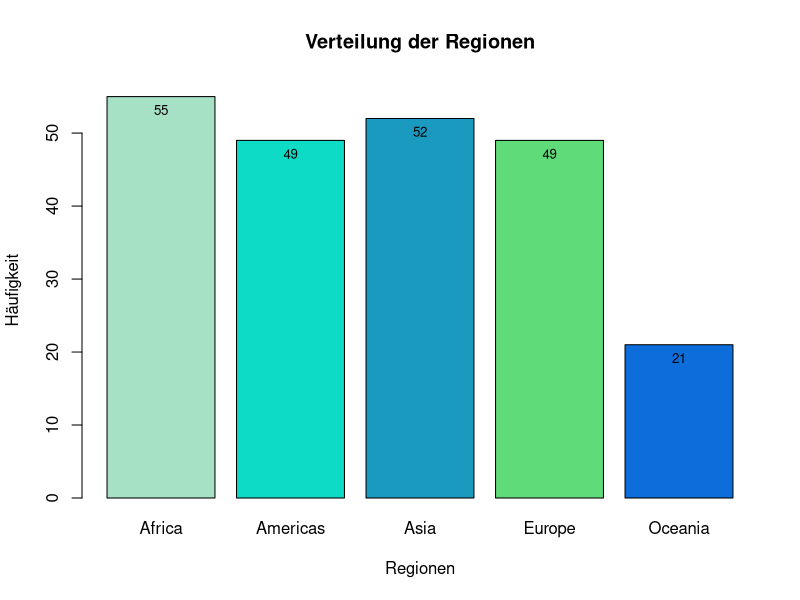
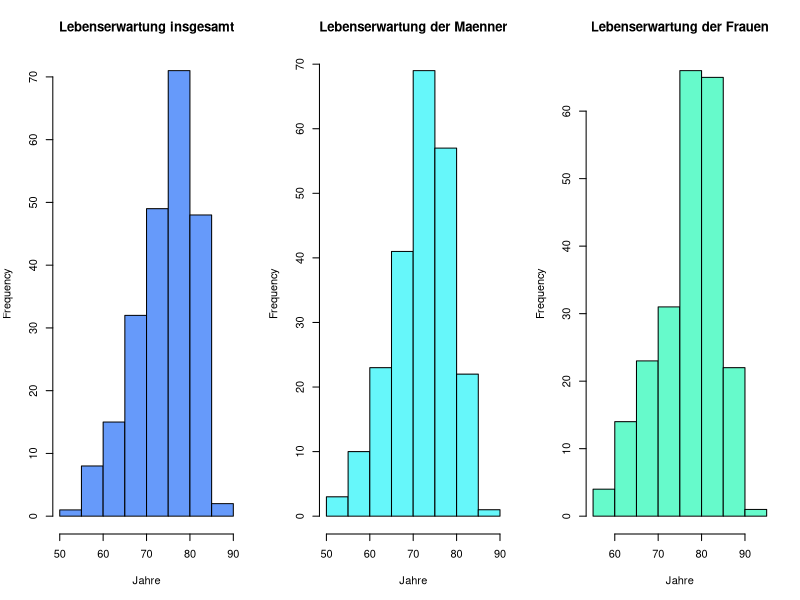
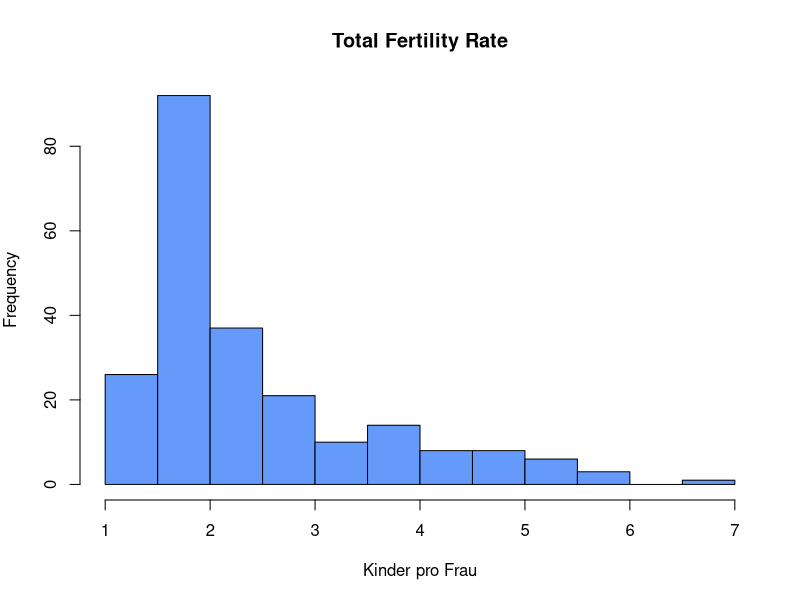
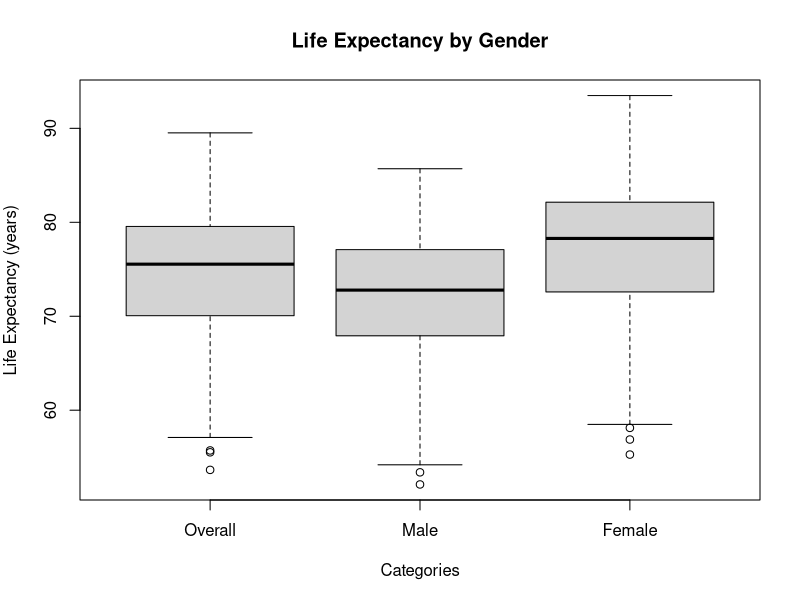
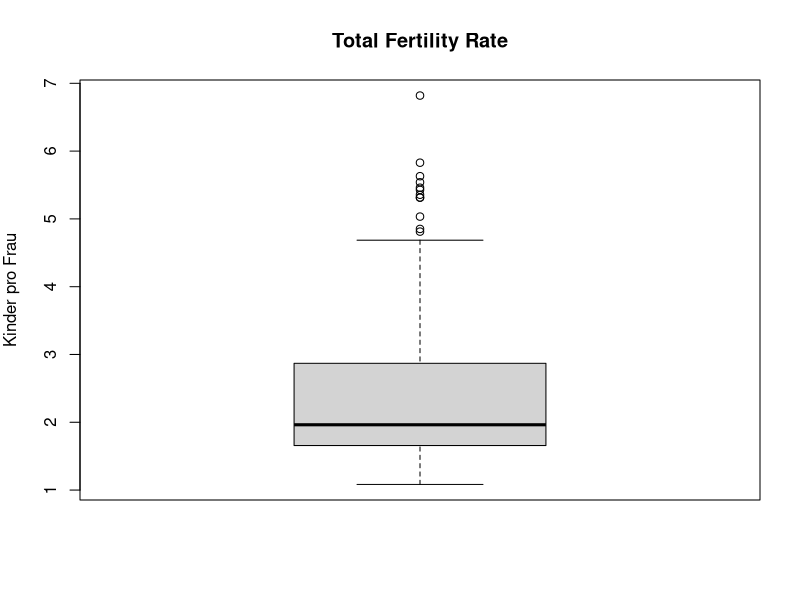
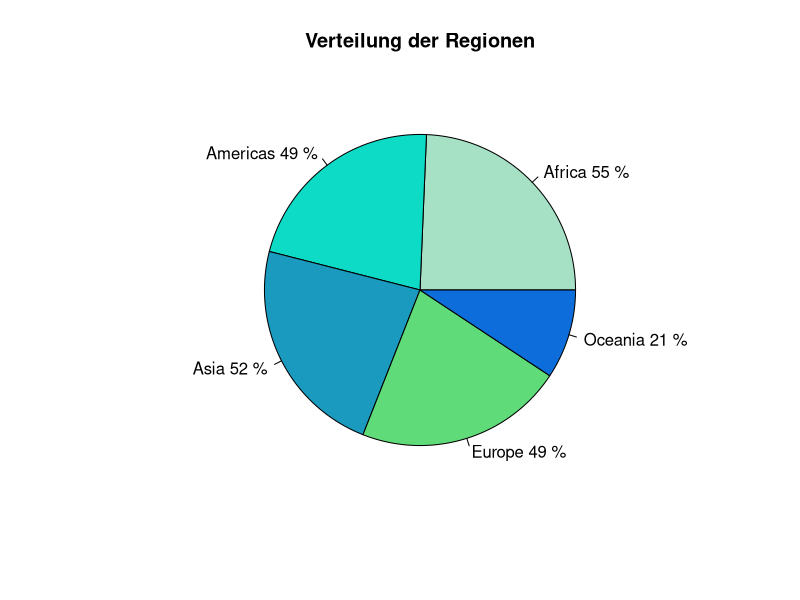
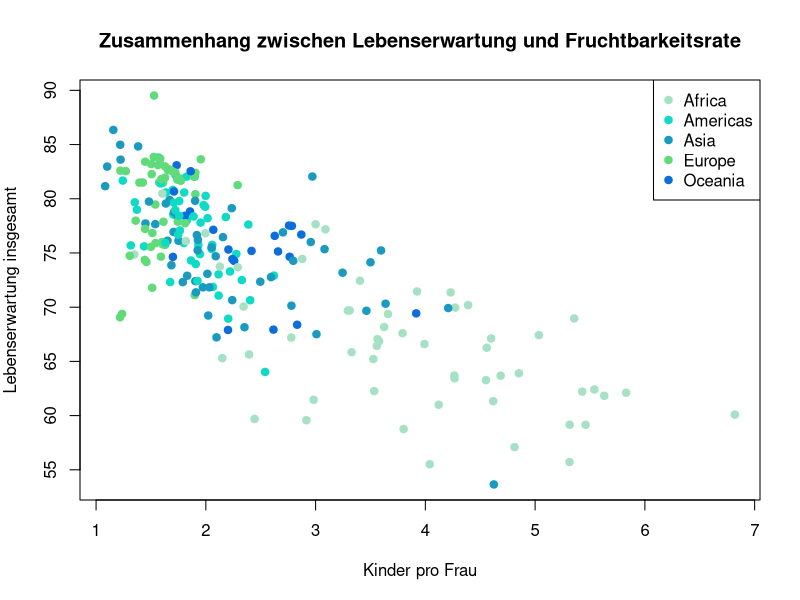
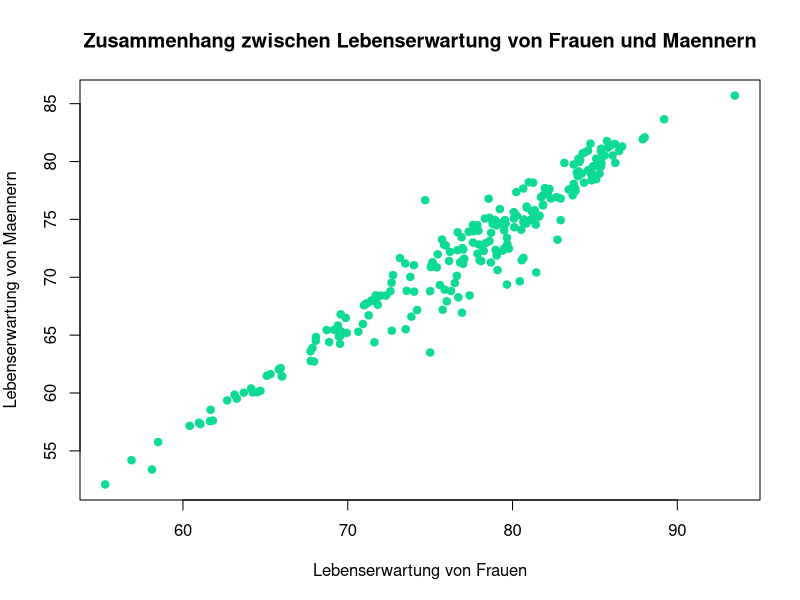

Source code (R) for these figures, in order:
library(ggplot2)

# Datensatzimport
df <- read.csv("census_2022_2002.csv")


# Ein kurzer Überblick über den Datensatz
head(df)
names(df)
# Variablen des Datensatzes:
# Year, Country, Life_Expectancy_Overall, Life_Expectancy_Male,   
# Life_Expectancy_Female, Total_Fertility_Rate, Subregion, Region


# Datenvorverarbeitung

# a) Behandlung fehlender Werte
colSums(is.na(df))
# Life_Expectancy_Overall, Life_Expectancy_Male, Life_Expectancy_Female, 
# Total_Fertility_Rate haben jeweils 7 fehlende Werte

# Es gibt 7 Zeilen im Datensatz, bei denen die Werte der 4 Variablen gleichzeitig fehlen:
df[which(is.na(df$Life_Expectancy_Overall)), ] 
# Diese Zeilen koennen leider nicht in der Analyse verwendet werden, 
# da zu viele Informationen fehlen. 

# Fehlende Werte werden aus dem Datensatz geloescht:
df <- df[!is.na(df$Life_Expectancy_Overall), ]

# b) Überprüfung der Datentypen
summary(df)

# Die Variablen Country, Region, Subregion sind von Typ "character".
# Fuer weitere Analysen ist es sinnvoll, sie in Faktorvariablen umzuwandeln:
df$Region <- as.factor(df$Region)
df$Subregion <- as.factor(df$Subregion)
df$Country <- as.factor(df$Country)

# Die Variable Year hat nur 2 Auspraefgungen, 2002 und 2022. Es macht Sinn, 
# sie auch in eine Faktorvariable umzuwandeln:
df$Year <- as.factor(df$Year)

# c) Suche nach Duplikaten
sum(duplicated(df)) # 0


# Aufgabe 1:
# Beschreiben Sie die Häufigkeitsverteilungen der Merkmale. 
# Betrachten Sie auch die Unterschiede zwischen den Geschlechtern.

# Fuer die Aufgaben 1-3 betrachten wir die Daten vom Jahr 2022
df_2022 <- df[df$Year == "2022", ]
df_2002 <- df[df$Year == "2002", ]

# Zentrale Tendenz

# a) Arithmetisches Mittel (fuer numerische Daten)
mean(df_2022$Life_Expectancy_Overall) # 74.38748
mean(df_2022$Life_Expectancy_Male) # 71.93876
mean(df_2022$Life_Expectancy_Female) # 76.96283
mean(df_2022$Total_Fertility_Rate) # 2.415132

# b) Median (fuer numerische Daten)
median(df_2022$Life_Expectancy_Overall) # 75.545
median(df_2022$Life_Expectancy_Male) # 72.785
median(df_2022$Life_Expectancy_Female) # 78.285
median(df_2022$Total_Fertility_Rate) # 1.9634

# c) Modus (fuer kategorielle Daten)

colours <- c("#A6E1C6", "#0DDBC5", "#199ABE", "#60DB7A", "#0D6EDB")
# Die Region, in der die meisten Länder befinden sich, ist Afrika:
table(df_2022$Region) 
barplot_1 <- barplot(table(df_2022$Region), 
        main = "Verteilung der Regionen", 
        xlab = "Regionen", ylab = "Häufigkeit",
        col = colours,
        ylim = c(0, max(table(df_2022$Region) + 2)))
text(x = barplot_1, y = table(df_2022$Region), 
     label = table(df_2022$Region), pos = 1, cex = 0.8, col = "black")

# Die Subregion, in der die meisten Länder befinden sich, ist Caribbean:
table(df_2022$Subregion) 


# Streuungsmasse

# a) Standardabweichung
sd(df_2022$Life_Expectancy_Overall) # 6.832433
sd(df_2022$Life_Expectancy_Male) # 6.692716
sd(df_2022$Life_Expectancy_Female) # 7.103228
sd(df_2022$Total_Fertility_Rate) # 1.115522

# b) Interquartilsabstand (IQR)
IQR(df_2022$Life_Expectancy_Overall) # 9.4575
IQR(df_2022$Life_Expectancy_Male) # 9.1525
IQR(df_2022$Life_Expectancy_Female) # 9.4875
IQR(df_2022$Total_Fertility_Rate) # 1.201325


# Visualisierung
par(mar = c(5, 4, 4, 2))
# 3 Histogramms fuer die Lebenserwartung (+ Unterschiede zwischen den Geschlechtern)

par(mfrow = c(1, 3))  # 1 Reihe, 3 Spalten

# Histogramm fuer die gesamte Lebenserwartung
hist(df_2022$Life_Expectancy_Overall, 
     main = "Lebenserwartung insgesamt", 
     xlab = "Jahre", 
     col = "#669AFA")

# Histogramm fuer die Lebenserwartung der Maenner
hist(df_2022$Life_Expectancy_Male, 
     main = "Lebenserwartung der Maenner", 
     xlab = "Jahre", 
     col = "#66F7FA")

# Histogramm fuer die Lebenserwartung der Frauen
hist(df_2022$Life_Expectancy_Female, 
     main = "Lebenserwartung der Frauen", 
     xlab = "Jahre", 
     col = "#66FACB")

# Rueckkehr zu den Standardeinstellungen
par(mfrow = c(1, 1))

# Histogramm fuer Total Fertility Rate
hist(df_2022$Total_Fertility_Rate, 
     main = "Total Fertility Rate", 
     xlab = "Kinder pro Frau", 
     col = "#669AFA")


# Box-Plots
# Box-Plot fuer Lebenserwartung (+ Unterschiede zwischen den Geschlechtern)
boxplot(df_2022$Life_Expectancy_Overall,
        df_2022$Life_Expectancy_Male,
        df_2022$Life_Expectancy_Female,
        names = c("Overall", "Male", "Female"),
        main = "Life Expectancy by Gender",
        xlab = "Categories",
        ylab = "Life Expectancy (years)")


# Box-Plot fuer Total_Fertility_Rate
boxplot(df_2022$Total_Fertility_Rate,
        main = "Total Fertility Rate",
        ylab = "Kinder pro Frau",
        outline = TRUE)

# Outliers

# a) Outliers von der Life Expectancy Overall Variable
Q1 <- quantile(df_2022$Life_Expectancy_Overall, 0.25)
Q3 <- quantile(df_2022$Life_Expectancy_Overall, 0.75)
IQR <- Q3 - Q1

lower_bound <- Q1 - 1.5 * IQR
upper_bound <- Q3 + 1.5 * IQR

# Outliers von der Variable Life_Expectancy_Overall
nrow(df_2022[df_2022$Life_Expectancy_Overall < lower_bound | 
               df_2022$Life_Expectancy_Overall > upper_bound, ]) 
# 3 Outliers: Afghanistan, Central African Republic, Somalia

# b) Outliers von der Total Fertility Rate Variable
Q1 <- quantile(df_2022$Total_Fertility_Rate, 0.25)
Q3 <- quantile(df_2022$Total_Fertility_Rate, 0.75)
IQR <- Q3 - Q1

lower_bound <- Q1 - 1.5 * IQR
upper_bound <- Q3 + 1.5 * IQR

# Outliers von der Variable Life_Expectancy_Overall
nrow(df_2022[df_2022$Total_Fertility_Rate < lower_bound | 
               df_2022$Total_Fertility_Rate > upper_bound, ]) 
# 13 Outliers: Alle Laender befinden sich in Afrika

# Verteilung der Regionen ((Pie chart))
pie(table(df_2022$Region), 
    main = "Verteilung der Regionen", 
    col = colours, 
    labels = paste(names(table(df_2022$Region)),  table(df_2022$Region), "%"))

# Aufgabe 2
# Gibt es bivariate Zusammenhänge zwischen den Merkmalen?

# Berechnung der Korrelation zwischen zwei Variablen
cor(df_2022$Life_Expectancy_Overall, df_2022$Total_Fertility_Rate) # -0.8087396
cor(df_2022$Life_Expectancy_Female, df_2022$Life_Expectancy_Male) # 0.9762885

# Scatterplot fuer zwei Variablen Total_Fertility_Rate & Life_Expectancy_Overall
plot(df_2022$Total_Fertility_Rate, df_2022$Life_Expectancy_Overall, 
     main = "Zusammenhang zwischen Lebenserwartung und Fruchtbarkeitsrate", 
     xlab = "Kinder pro Frau", 
     ylab = "Lebenserwartung insgesamt", 
     pch = 19, 
     col = colours[df_2022$Region])
legend("topright", legend = levels(df_2022$Region), col = colours, pch = 19)

# Scatterplot fuer zwei Variablen Life_Expectancy_Female & Life_Expectancy_Male
plot(df_2022$Life_Expectancy_Female, df_2022$Life_Expectancy_Male, 
     main = "Zusammenhang zwischen Lebenserwartung von Frauen und Maennern", 
     xlab = "Lebenserwartung von Frauen", 
     ylab = "Lebenserwartung von Maennern", 
     pch = 19, col = "#0DDB94")

# Mittelwerte der Lebenserwartung Overall nach Region
aggregated_data <- aggregate(df_2022$Life_Expectancy_Overall, 
                             by = list(df_2022$Region), FUN = mean)
colnames(aggregated_data) <- c("Region", "Life_Expectancy_Overall")

barplot_2 <- barplot(aggregated_data$Life_Expectancy_Overall, 
        names.arg = aggregated_data$Region, 
        col = colours,
        main = "Mittelwerte der Lebenserwartung nach Region",
        xlab = "Region",
        ylab = "Lebenserwartung Overall",
        ylim = c(0, max(aggregated_data$Life_Expectancy_Overall) + 20)) 
text(x = barplot_2, 
     y = aggregated_data$Life_Expectancy_Overall, 
     label = round(aggregated_data$Life_Expectancy_Overall, 2), 
     pos = 3, cex = 0.8, col = "black")

# Boxplots, Verteilung der Lebenserwartung nach Region
boxplot(Life_Expectancy_Overall ~ Region, data = df, 
        main = "Verteilung der Lebenserwartung nach Region", 
        ylab = "Lebenserwartung (Jahre)")

# Mittelwerte der Total_Fertility_Rate Overall nach Region
aggregated_data <- aggregate(df_2022$Total_Fertility_Rate, by = list(df_2022$Region), FUN = mean)
colnames(aggregated_data) <- c("Region", "Total_Fertility_Rate")

barplot_3 <- barplot(aggregated_data$Total_Fertility_Rate, 
        names.arg = aggregated_data$Region, 
        col = colours,
        main = "Mittelwerte der Total Fertility Rate nach Region",
        xlab = "Region",
        ylab = "Kinder pro Frau",
        ylim = c(0, max(aggregated_data$Total_Fertility_Rate) + 1)) 
text(x = barplot_3, 
     y = aggregated_data$Total_Fertility_Rate, 
     label = round(aggregated_data$Total_Fertility_Rate, 2), 
     pos = 3, cex = 0.8, col = "black")

# Boxplots, Verteilung der Total_Fertility_Rate nach Region
boxplot(Total_Fertility_Rate ~ Region, data = df, 
        main = "Verteilung der Total Fertility Rate nach Region", 
        ylab = "Kinder pro Frau")

# Aufgabe 3
# Wie unterscheiden sich die Merkmale zwischen den Subregionen?

# Durchschnittliche Lebenserwartung nach Subregionen
aggregated_life <- aggregate(df_2022$Life_Expectancy_Overall, 
                             by = list(df_2022$Subregion), FUN = mean)
colnames(aggregated_life) <- c("Subregion", "Life_Expectancy_Overall")

# Absteigende Reihenfolge:
aggregated_life <- aggregated_life[order(aggregated_life$Life_Expectancy_Overall, 
                                         decreasing = TRUE), ]

par(mar = c(5, 10, 4, 4))  # c(bottom, left, top, right)

barplot_4 <- barplot(aggregated_life$Life_Expectancy_Overall, 
        names.arg = aggregated_life$Subregion, 
        las = 2,  
        col = "#669AFA", 
        horiz = TRUE,  
        main = "Durchschnittliche Lebenserwartung nach Subregionen", 
        xlab = "Lebenserwartung (Jahre)")
text(x = aggregated_life$Life_Expectancy_Overall, 
     y = barplot_4, 
     label = round(aggregated_life$Life_Expectancy_Overall, 1),  
     pos = 2,  
     cex = 0.8, col = "white")


# Durchschnittliche Total_Fertility_Rate nach Subregionen
aggregated_life <- aggregate(df_2022$Total_Fertility_Rate, 
                             by = list(df_2022$Subregion), FUN = mean)
colnames(aggregated_life) <- c("Subregion", "Total_Fertility_Rate")

# Absteigende Reihenfolge:
aggregated_life <- aggregated_life[order(aggregated_life$Total_Fertility_Rate, 
                                         decreasing = TRUE), ]


barplot_4 <- barplot(aggregated_life$Total_Fertility_Rate, 
                     names.arg = aggregated_life$Subregion, 
                     las = 2,  
                     col = "#669AFA", 
                     horiz = TRUE,  
                     main = "Durchschnittliche Total Fertility Rate nach Subregionen", 
                     xlab = "Lebenserwartung (Jahre)")
text(x = aggregated_life$Total_Fertility_Rate, 
     y = barplot_4, 
     label = round(aggregated_life$Total_Fertility_Rate, 1),  
     pos = 2,  
     cex = 0.8, col = "white")

par(mar = c(5, 4, 4, 2))


# Aufgabe 4
# Wie haben sich die Merkmale in den letzten 20 Jahren entwickelt?

# Lebenserwartung und Total Fertility Rate (2002 und 2022)
plot(df$Total_Fertility_Rate, df$Life_Expectancy_Overall, 
     main = "Zusammenhang zwischen Lebenserwartung und Total Fertility Rate (2002 und 2022)", 
     xlab = "Kinder pro Frau", 
     ylab = "Lebenserwartung insgesamt", 
     pch = 19, 
     col = c("#0D6EDB", "#60DB7A")[df$Year])
legend("topright", legend = levels(df$Year), col = c("#0D6EDB", "#60DB7A"), pch = 19)

# Mittelwerte der Life Expectancy Overall nach Region (2002 und 2022)
# Daten nach Region und Jahr aggregieren
aggregated_data <- aggregate(df$Life_Expectancy_Overall, 
                             by = list(df$Region, df$Year), FUN = mean)
colnames(aggregated_data) <- c("Region", "Year", "Life_Expectancy_Overall")

# Daten in breites Format umwandeln
wide_data <- reshape(aggregated_data, idvar = "Region", timevar = "Year", 
                     direction = "wide")
colnames(wide_data) <- c("Region", "Life_Expectancy_Overall_2002", 
                         "Life_Expectancy_Overall_2022")

barplot_heights <- rbind(wide_data$Life_Expectancy_Overall_2002, wide_data$Life_Expectancy_Overall_2022)

barplot_3 <- barplot(barplot_heights, 
                     beside = TRUE,  # Balken nebeneinander
                     names.arg = wide_data$Region, 
                     col = c("#0D6EDB", "#60DB7A"), 
                     main = "Mittelwerte der Life Expectancy Overall nach Region (2002 und 2022)",
                     xlab = "Region", 
                     ylab = "Kinder pro Frau", 
                     ylim = c(0, max(barplot_heights, na.rm = TRUE) + 1))
text(x = barplot_3, 
     y = barplot_heights, 
     label = round(barplot_heights, 2), 
     pos = 3, cex = 0.8, col = "black")
legend("bottomright", legend = c("2002", "2022"), fill = c("#0D6EDB", "#60DB7A"))


# Mittelwerte der Total Fertility Rate nach Region (2002 und 2022)
# Daten nach Region und Jahr aggregieren
aggregated_data <- aggregate(df$Total_Fertility_Rate, 
                             by = list(df$Region, df$Year), FUN = mean)
colnames(aggregated_data) <- c("Region", "Year", "Total_Fertility_Rate")

# Daten in breites Format umwandeln
wide_data <- reshape(aggregated_data, idvar = "Region", 
                     timevar = "Year", direction = "wide")
colnames(wide_data) <- c("Region", "Fertility_2002", "Fertility_2022")

barplot_heights <- rbind(wide_data$Fertility_2002, wide_data$Fertility_2022)

barplot_3 <- barplot(barplot_heights, 
                     beside = TRUE,  # Balken nebeneinander
                     names.arg = wide_data$Region, 
                     col = c("#0D6EDB", "#60DB7A"), 
                     main = "Mittelwerte der Total Fertility Rate nach Region (2002 und 2022)",
                     xlab = "Region", 
                     ylab = "Kinder pro Frau", 
                     ylim = c(0, max(barplot_heights, na.rm = TRUE) + 1))
text(x = barplot_3, 
     y = barplot_heights, 
     label = round(barplot_heights, 2), 
     pos = 3, cex = 0.8, col = "black")
legend("topright", legend = c("2002", "2022"), fill = c("#0D6EDB", "#60DB7A"))
